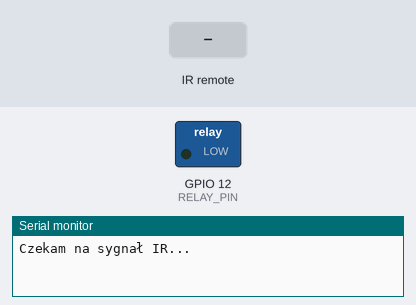
Bench run of a sketch on a simulated ESP8266 (NodeMCU). On the bench: switched loads named in the sketch (green lamp = pin HIGH), the last lines printed to the serial monitor. The test bench sets the inputs (shaded band).

Above: at 1.2 s.
1.3 s: infrared code 0xFFC23D received
At 1.76 s:
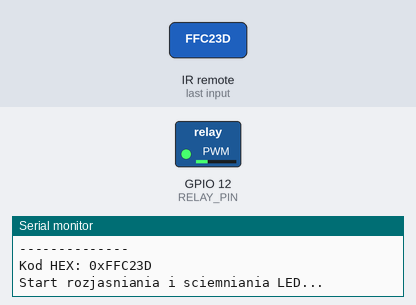
At 2.36 s:
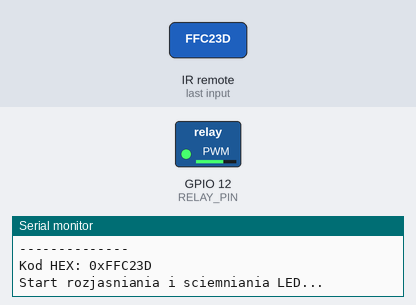
4.3 s: infrared code 0xFF906F received
At 5.4 s:
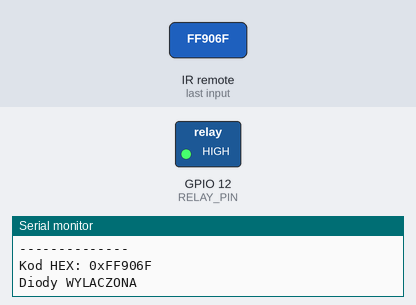
Timing chart, 0 to 7.3 s (numbered marks = the images above; inputs shaded):
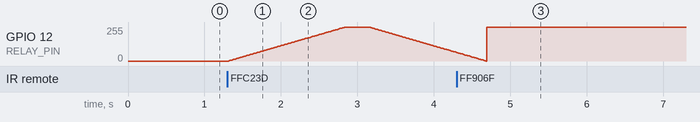

Measured:
- after the input at 1.3 s, GPIO 12 (RELAY_PIN): rises from 0/255 to 255/255 in 1.8 s, then falls to 65/255 in 1.1 s

The sketch:

IR-DIODE-CONTROLL.ino
```cpp
#include <IRremoteESP8266.h>
#include <IRrecv.h>
#include <IRutils.h>

const uint16_t RECV_PIN = 5;         // GPIO5 – IR odbiornik
const uint16_t RELAY_PIN = 12;       // GPIO12 – dioda (PWM)
const uint32_t EQ_CODE     = 0xFF906F;
const uint32_t FADE_CODE   = 0xFFC23D; // przycisk od 0 do 100%
const uint32_t BTN_CODES[9] = {
  0xFF30CF, // 1
  0xFF18E7, // 2
  0xFF7A85, // 3
  0xFF10EF, // 4
  0xFF38C7, // 5
  0xFF5AA5, // 6
  0xFF42BD, // 7
  0xFF4AB5, // 8
  0xFF52AD  // 9
};
const uint32_t PLUS_CODE   = 0xFFA857;
const uint32_t MINUS_CODE  = 0xFFE01F;

IRrecv irrecv(RECV_PIN);
decode_results results;

bool relayState = true;
int blinkDelay = 500;  // domyślny delay
bool pwmMode = false;

void setup() {
  Serial.begin(115200);
  irrecv.enableIRIn();
  pinMode(RELAY_PIN, OUTPUT);
  digitalWrite(RELAY_PIN, LOW);  // dioda zapalona
  Serial.println("Czekam na sygnał IR...");
}

void blinkLed(int times) {
  for (int i = 0; i < times; i++) {
    digitalWrite(RELAY_PIN, HIGH);
    delay(blinkDelay);
    digitalWrite(RELAY_PIN, LOW);
    delay(blinkDelay);
  }
}

void fadeLed() {
  pwmMode = true;
  for (int duty = 0; duty <= 1023; duty += 10) {
    analogWrite(RELAY_PIN, duty);  // PWM (0–1023)
    delay(15);
  }
  delay(300);  // chwilowy stop
  for (int duty = 1023; duty >= 0; duty -= 10) {
    analogWrite(RELAY_PIN, duty);
    delay(15);
  }
  pwmMode = false;
  digitalWrite(RELAY_PIN, relayState ? LOW : HIGH); // wróć do poprzedniego stanu
}

void loop() {
  if (irrecv.decode(&results)) {
    if (results.value != 0xFFFFFFFFFFFFFFFF) {
      Serial.println("--------------");
      Serial.print("Kod HEX: ");
      Serial.println(resultToHexidecimal(&results));

      if (results.value == EQ_CODE) {
        relayState = !relayState;
        digitalWrite(RELAY_PIN, relayState ? LOW : HIGH);
        Serial.println(relayState ? "Diody WLACZONA" : "Diody WYLACZONA");
      }

      if (results.value == FADE_CODE) {
        Serial.println("Start rozjasniania i sciemniania LED...");
        fadeLed();
      }

      for (int i = 0; i < 9; i++) {
        if (results.value == BTN_CODES[i] && !pwmMode) {
          Serial.print("Migam ");
          Serial.print(i + 1);
          Serial.println(" razy.");
          blinkLed(i + 1);
        }
      }

      if (results.value == PLUS_CODE) {
        blinkDelay = max(50, blinkDelay - 50);
        Serial.print("Zwiekszono tempo. Opoznienie: ");
        Serial.println(blinkDelay);
      }
      if (results.value == MINUS_CODE) {
        blinkDelay = min(2000, blinkDelay + 50);
        Serial.print("Zmniejszono tempo. Opoznienie: ");
        Serial.println(blinkDelay);
      }
    }
    irrecv.resume();
  }
}
```
